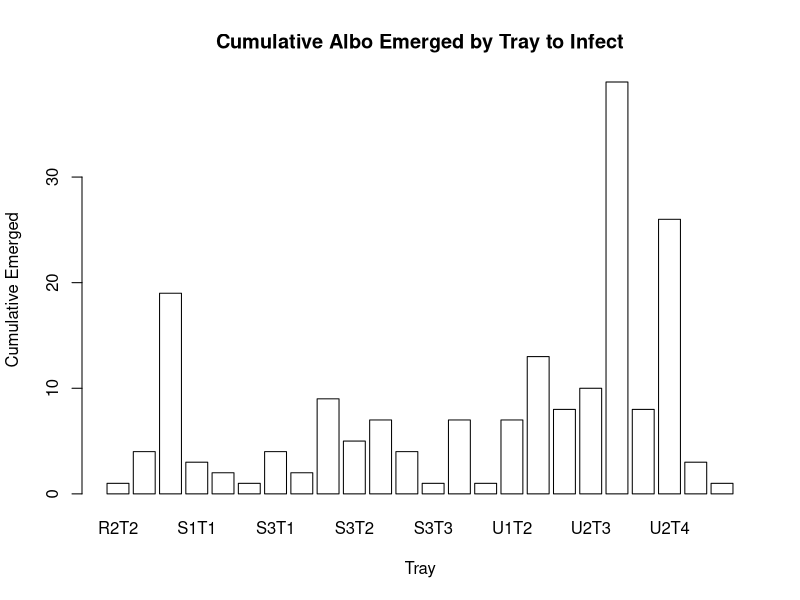
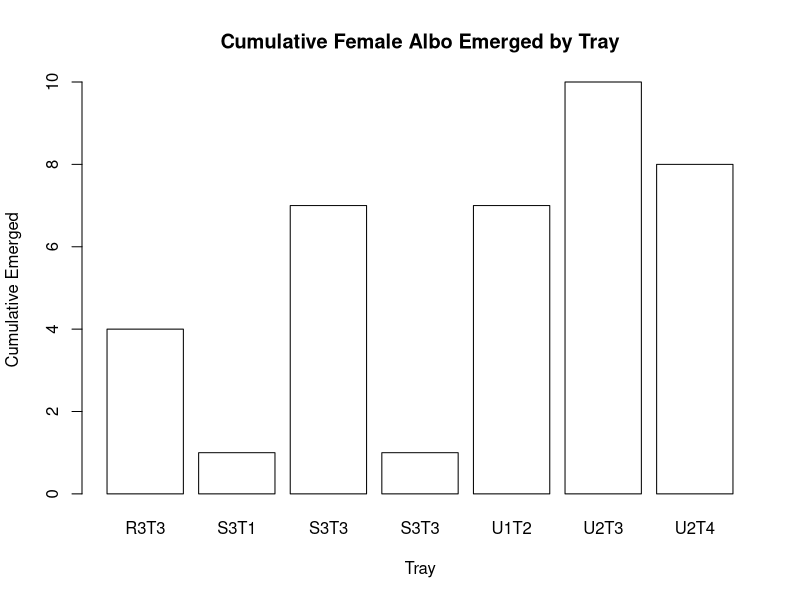

These figures' R source, in order: (Note: this script raises an error after producing the figures.)
## ---- chunk 1
library(dplyr)
## ---- chunk 2
emergence <- read.csv("../data/infections/infectionsOct.csv")
## ---- chunk 3
#cumulative emergence
byTray <- emergence %>%
  group_by(Class, Tray_Code, Sex) %>%
  summarise(cumulative=sum(Num_Emerge)) %>%
  ungroup()
#order by tray
byTray <- byTray[order(byTray$Tray_Code),]
#make a little bar graph
barplot(byTray$cumulative, 
        names.arg = byTray$Tray_Code, col=c("pink",
                                            "dodgerblue")[byTray$Sex],
        xlab="Tray",
        ylab="Cumulative Emerged",
        main="Cumulative Albo Emerged by Tray to Infect")
#just the women
byTrayF <- byTray[byTray$Sex=="F",]
barplot(byTrayF$cumulative, 
        names.arg = byTrayF$Tray_Code, col=c("dodgerblue",
                                            "black", "maroon")[byTrayF$Class],
        xlab="Tray",
        ylab="Cumulative Emerged",
        main="Cumulative Female Albo Emerged by Tray")
legend("topleft", legend=levels(byTrayF$Class), col=c("dodgerblue",
                                            "black", "maroon"), pch=15)
## ---- chunk 4
bySite <- emergence %>%
  group_by(Class, Site_Code, Sex) %>%
  summarise(cumulative=sum(Num_Emerge)) %>%
  ungroup()
#make a little bar graph
barplot(bySite$cumulative, 
        names.arg = bySite$Site_Code, col=c("pink",
                                            "dodgerblue")[bySite$Sex],
        xlab="Site",
        ylab="Cumulative Emerged",
        main="Cumulative Albo Emerged by Site")
bySite
#just the women
bySiteF <- bySite[bySite$Sex=="F",]
barplot(bySiteF$cumulative, 
        names.arg = bySiteF$Site_Code, col=c("dodgerblue",
                                            "black", "maroon")[bySiteF$Class],
        xlab="Site",
        ylab="Cumulative Emerged",
        main="Cumulative Female Albo Emerged by Site")
legend("topleft", legend=levels(bySiteF$Class), col=c("dodgerblue",
                                            "black", "maroon"), pch=15)

## ---- chunk 5
females <- emergence[emergence$Sex=="F",]
#calculate age
#needs to be calculated for both feed dates
#feed date 1: 8-16-2016: R1, U1, U2, S3
#feed date 2: 8-19-2016: R2, R3, U3, S1, S2
if (females$Month[1]==7){
  for (i in 1:nrow(females)){
    if (females$Site[i] %in% c(2, 7, 3, 5)) {
    females$age[i] <- as.numeric(format(as.Date("2016-07-17"),
                                        "%d"))-females$Day[i]
    } else females$age[i] <- as.numeric(format(as.Date("2016-07-20"),
                                               "%d"))-females$Day[i]
  }
} else if (females$Month[1]==8) {
  for (i in 1:nrow(females)){
    if (females$Site[i] %in% c(4, 7, 8, 6)) {
    females$age[i] <- as.numeric(format(as.Date("2016-08-16"),
                                        "%d"))-females$Day[i]
    } else females$age[i] <- as.numeric(format(as.Date("2016-08-19"),
                                               "%d"))-females$Day[i]
  }
} else if (females$Month[1]==10) {
  for (i in 1:nrow(females)){
    if (females$Site[i] %in% c(4, 7, 8, 6)) {
    females$age[i] <- as.numeric(format(as.Date("2016-10-15"),
                                        "%d"))-females$Day[i]
    } else females$age[i] <- as.numeric(format(as.Date("2016-10-15"),
                                               "%d"))-females$Day[i]
  }
}


#new dataframe listing each individual mosquito by site
require(dplyr)
femaleSite <- select(females, Site_Code, Num_Emerge, age)
#repeat each row based on number of mosquitoes emerged, each mosq gets a row
femaleSiteExpanded <- femaleSite[rep(seq.int(1,nrow(femaleSite)), femaleSite$Num_Emerge),c(1,3)]
#can now calculate mean and median age by site
siteAge <- femaleSiteExpanded %>%
  group_by(Site_Code) %>%
  summarise(median(age), mean(age), min(age), max(age)) %>%
  ungroup()
## ---- chunk 6
siteAge
## ---- chunk 7
curve <- emergence[emergence$Sex=="F",] %>%
  group_by(Class, Site_Code, Exp_Day) %>%
  summarise(emerged=sum(Num_Emerge)) %>%
  mutate(cumulative=cumsum(emerged)) %>%
  ungroup()
#order by site and day
curve <- curve[with(curve, order(Site_Code, Exp_Day)),]
## ---- chunk 8
emergencePlots <- function(site){
  par(mfrow=c(1,2))
  #set plot color
  if (startsWith(site, "R")) {
    siteColor <- "dodgerblue"
  } else if (startsWith(site, "S")) {
    siteColor <- "gray60"
  } else if (startsWith(site, "U")) {
    siteColor <- "maroon"
  }
  #cumulative plot
with(curve[curve$Site_Code==site,], plot(y=cumulative, x=Exp_Day, xlim=c(10, 25), ylim=c(0,50), pch=19, col=siteColor, main=paste(site, "Cumulative Emergence")))
#lines for cumulative
with(curve[curve$Site_Code==site,], lines(y=cumulative, x=Exp_Day, xlim=c(10, 25), ylim=c(0,50), col=siteColor))
#mtext
with(curve[curve$Site_Code==site,], mtext(paste("Cumulative= ", max(cumulative), "/ First Day= ", min(Exp_Day), sep="")))
#emergence plot
with(curve[curve$Site_Code==site,], plot(y=emerged, x=Exp_Day, xlim=c(10, 25), ylim=c(0,25), pch=19, col=siteColor, main=paste(site, "emergence by Day")))
#lines
with(curve[curve$Site_Code==site,], lines(y=emerged, x=Exp_Day, xlim=c(10, 25), ylim=c(0,25), col=siteColor))
#mtext
with(curve[curve$Site_Code==site,], mtext(paste("Cumulative= ", max(cumulative), "/ First Day= ", min(Exp_Day), sep="")))
}
## ---- chunk 9
sapply(as.vector(levels(curve$Site_Code)), FUN=emergencePlots)

